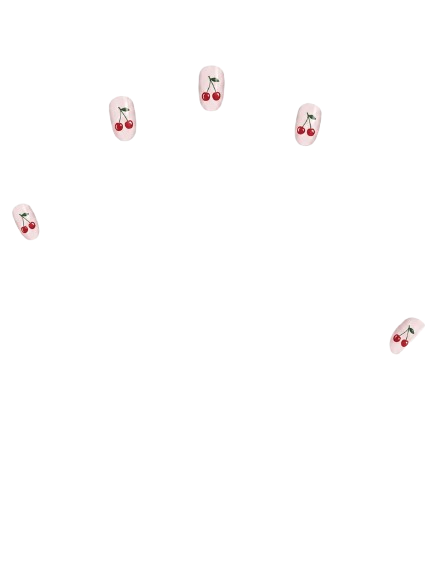
#> input picture assets/cherry2.png, 434 x 575 px
$ python extract_cherry_nail.py
#> lines starting #> are read from the running program, lines starting #| are printed output that depends on the picture; after the words box and inside, x2 and y2 are one past the last pixel; in counts of white or black regions, pixels touching at a corner belong together
#!/usr/bin/env python3
"""Extract a single nail PNG from assets/cherry2.png.

Also writes assets/nail_shapes/cherry_middle_nail.svg (semantic, color-editable).
Re-run after changing cherry2.png: python3 tool/extract_cherry_nail.py middle
"""

from __future__ import annotations

from pathlib import Path

import numpy as np
from PIL import Image

ROOT = Path(__file__).resolve().parents[1]
SRC = ROOT / "assets/cherry2.png"
OUT_PNG = ROOT / "assets/nail_shapes/cherry_middle_nail.png"
OUT_SVG = ROOT / "assets/nail_shapes/cherry_middle_nail.svg"

SLOTS = {
    "pinky": (0.059, 0.386),
    "ring": (0.283, 0.207),
    "middle": (0.487, 0.154),
    "index": (0.710, 0.216),
    "thumb": (0.935, 0.584),
}

DEFAULT_FINGER = "middle"


def extract_nail(finger: str = DEFAULT_FINGER, pad: int = 6) -> Path:
#> called with finger = 'middle', pad = 6
    img = Image.open(SRC).convert("RGBA")
#> img is the input picture: PIL image 434x575 RGBA; mean R, G, B, A 4.4, 3.9, 3.9, 4.5
    w, h = img.size
#> w = 434; h = 575
    arr = np.array(img)

    mask = (arr[..., :3].max(axis=2) > 12) | (arr[..., 3] > 12)
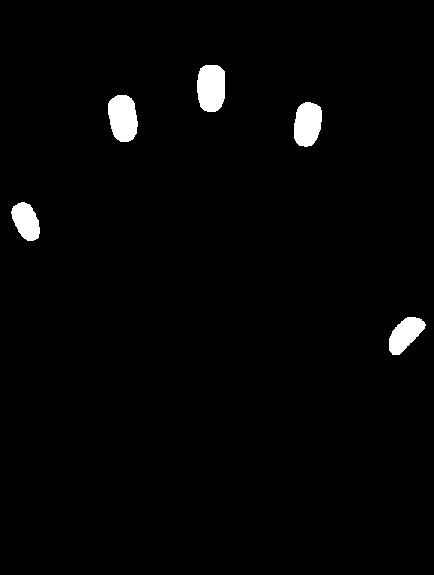
#> mask: shape (575, 434) bool; 2% white; 5 white regions, box (x1, y1, x2, y2) and area: (197, 65, 225, 112) 1150, (108, 95, 138, 142) 1129, (294, 102, 322, 147) 1022, (389, 317, 426, 355) 847, (11, 202, 40, 241) 785
    ys, xs = np.where(mask)
#> ys = 4933 values from 65 to 354; xs = 4933 values, max 425 at index 4246, min 11 at index 3443, mean 214.4
    if len(xs) == 0:
        raise SystemExit(f"No nail pixels found in {SRC}")

    if finger not in SLOTS:
        raise SystemExit(f"Unknown finger {finger!r}. Choose from: {', '.join(SLOTS)}")

    nx, ny = SLOTS[finger]
    scx, scy = nx * w, ny * h
#> scx = 211.4; scy = 88.55
    dist = np.sqrt((xs - scx) ** 2 + (ys - scy) ** 2)
#> dist = 4933 values, max 325.1 at index 4932, min 0.575 at index 624, mean 136
    radius = max(0.062 * w, 0.082 * h) * 0.75
#> radius = 35.36
    sel = dist <= radius
    if sel.sum() < 50:
        raise SystemExit(f"Too few pixels near {finger} slot")

    sel_x = xs[sel]
#> sel_x = 1150 values, max 224 at index 143, min 197 at index 358, mean 210.8
    sel_y = ys[sel]
#> sel_y = 1150 values from 65 to 111
    left = max(0, int(sel_x.min()) - pad)
#> left = 191
    right = min(w, int(sel_x.max()) + pad + 1)
#> right = 231
    top = max(0, int(sel_y.min()) - pad)
#> top = 59
    bottom = min(h, int(sel_y.max()) + pad + 1)
#> bottom = 118

    crop = img.crop((left, top, right, bottom))
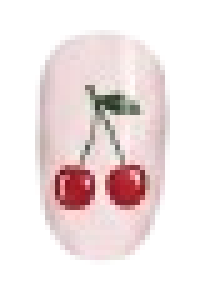
#> crop: PIL image 40x59 RGBA (shown 5 times larger); mean R, G, B, A 108.2, 95.3, 95.4, 112; transparent parts drawn white
    OUT_PNG.parent.mkdir(parents=True, exist_ok=True)
    crop.save(OUT_PNG)
    print(f"Extracted {finger} nail → {OUT_PNG} ({crop.size[0]}×{crop.size[1]})")
#| Extracted middle nail → assets/nail_shapes/cherry_middle_nail.png (40×59)
    print(f"SVG (edit colors): {OUT_SVG}")
    return OUT_PNG


if __name__ == "__main__":
    import sys

    extract_nail(sys.argv[1] if len(sys.argv) > 1 else DEFAULT_FINGER)
